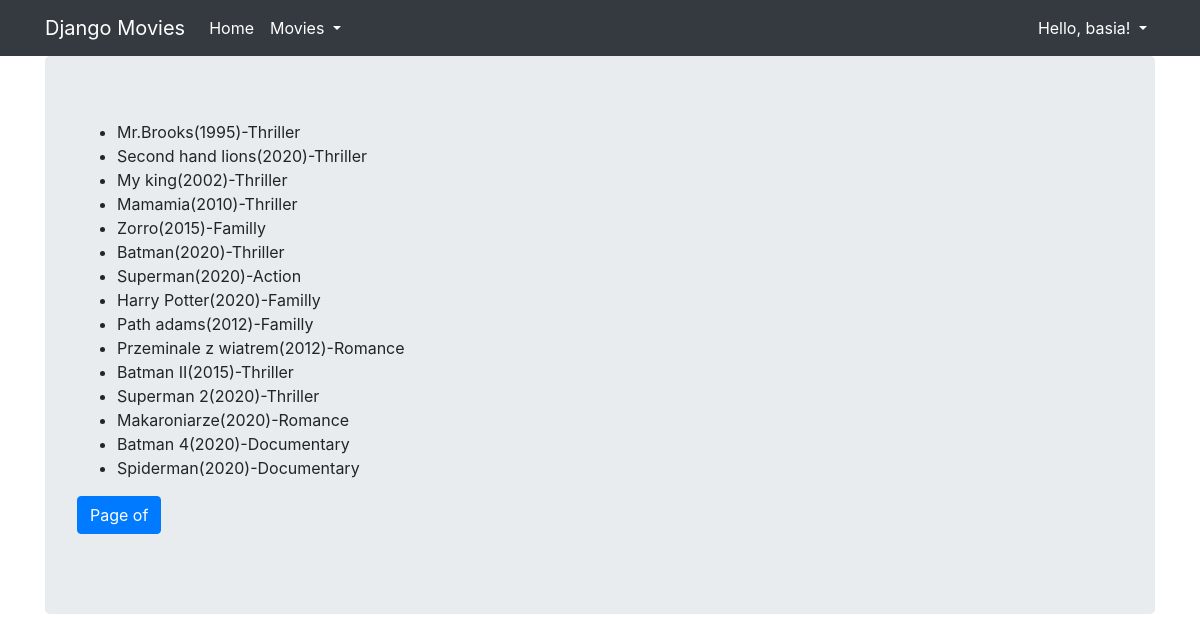
The app's page / (signed in) with its own data.
### core/models.py (models this page shows, shortened)
class Movie(models.Model):
    title=models.CharField(max_length=100)
    rating = models.IntegerField(null=True, validators=[MaxValueValidator(10),MinValueValidator(1)]
    )
    released = models.DateField(null=True)
    description = models.TextField(null=True,blank=True)
    created = models.DateTimeField(auto_now_add=True,null=True)
    genre=models.ForeignKey(Genre,null=True,on_delete=models.SET_NULL)
    director=models.ForeignKey(Director,null=True,on_delete=models.SET_NULL)
    countries=models.ManyToManyField(Country,related_name='movie')
    class Meta:
        unique_together=("title","released","director")

class Genre(models.Model):
    name=models.CharField(max_length=20,unique=True)
    age_limit=models.IntegerField(blank=True, null=True,choices=age_chs)
    def __str__(self):
        return self.name

### djangomovies/views.py (the view)
# urls.py: path('',IndexView.as_view(),name="index"),
class IndexView(MovieListView):
    template_name = 'index.html'

### core/templatetags/movie_extras.py (called while the page is built)
@register.simple_tag
def movie_format(movie,short=False):
    if short:
        return f'{movie.title} ({movie.released.year})'
    return f'{movie.title}({movie.released.year})-{movie.genre}'

### djangomovies/templates/index.html (shortened to what this page needs)
{% extends "base.html" %}
{% load movie_extras %}
{% block content %}
  <ul>
    {% for movie in object_list %}
      <li>{% movie_format movie %}</li>
    {% endfor %}
  </ul>
  <nav aria-label="Page navigation example">
    <ul class="pagination">
      <li class="page-item active">
        <a class="page-link" href="#">
          Page {{ page_obj.number }} of {{ page_obj.paginator.num_pages }}
        </a>
      </li>
    </ul>
  </nav>
{% endblock %}

### djangomovies/templates/base.html (shortened to what this page needs)
{% load bootstrap4 %}
{% load static %}
<html {% if LANGUAGE_CODE %}lang="{{ LANGUAGE_CODE }}"{% endif %}>
  <head>
      {% block styles %}{% bootstrap_css %}{% endblock %}
  </head>
  <body>
    <nav class="navbar navbar-expand-lg navbar-dark bg-dark">
      <div class="container fixed">
        <a class="navbar-brand" href="{% url 'index' %}">Django Movies</a>
        <div class="collapse navbar-collapse" id="navbarNavAltMarkup">
          <div class="navbar-nav">
            <a class="nav-item nav-link active" href="/">
              Home
            </a>
            <div class="nav-item dropdown">
              <a class="nav-link active dropdown-toggle" href="#" data-toggle="dropdown">
                Movies
              </a>
            </div>
          </div>
          <div class="navbar-nav ml-auto">
            <div class="nav-item dropdown">
              {% if user.is_authenticated %}
                <a class="nav-link active dropdown-toggle" href="#" data-toggle="dropdown">
                  {% if user.first_name %}Hello, {{ user.first_name }}!
                  {% else %}Hello, {{ user.username }}!{% endif %}
                </a>
              {% endif %}
            </div>
          </div>
        </div>
      </div>
    </nav>
    <div class="container">
      <div class="jumbotron">
        {% block content %}{% endblock %}
      </div>
    </div>
  </body>
</html>

### records on screen
Movie: title+released+genre "Mr.Brooks(1995)-Thriller"
Movie: title+released+genre "Second hand lions(2020)-Thriller"
Movie: title+released+genre "My king(2002)-Thriller"
Movie: title+released+genre "Mamamia(2010)-Thriller"
Movie: title+released+genre "Zorro(2015)-Familly"
Movie: title+released+genre "Batman(2020)-Thriller"
Movie: title+released+genre "Superman(2020)-Action"
Movie: title+released+genre "Harry Potter(2020)-Familly"
Movie: title+released+genre "Path adams(2012)-Familly"
Movie: title+released+genre "Przeminale z wiatrem(2012)-Romance"
Movie: title+released+genre "Batman II(2015)-Thriller"
Movie: title+released+genre "Superman 2(2020)-Thriller"
Movie: title+released+genre "Makaroniarze(2020)-Romance"
Movie: title+released+genre "Batman 4(2020)-Documentary"
Movie: title+released+genre "Spiderman(2020)-Documentary"

### other values on screen
{{ user.username }} "basia"
